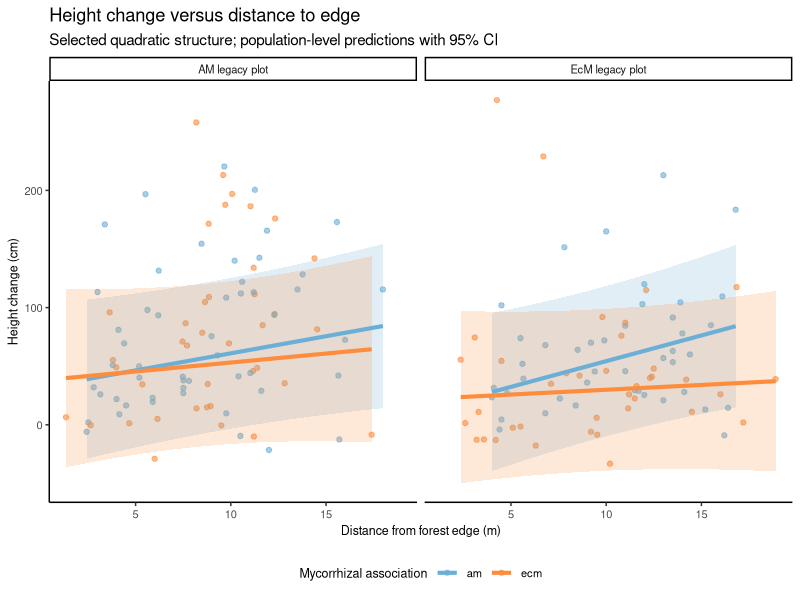
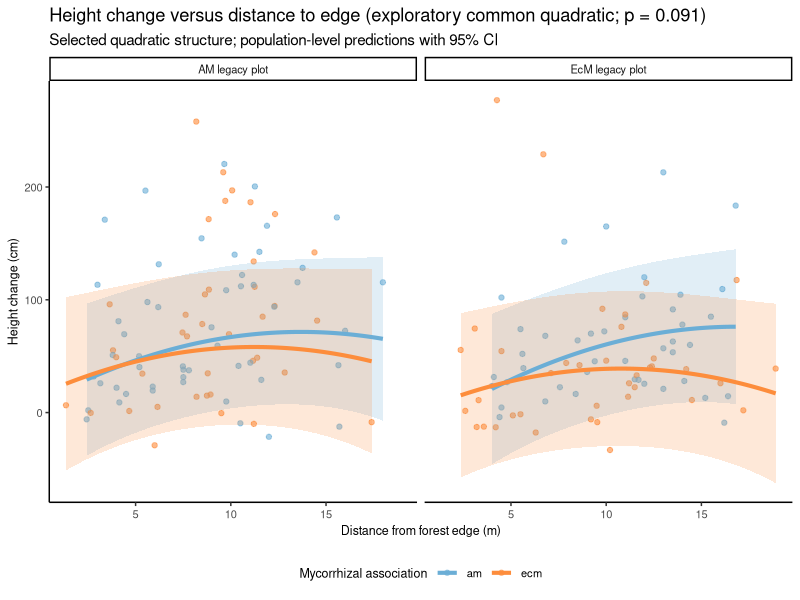
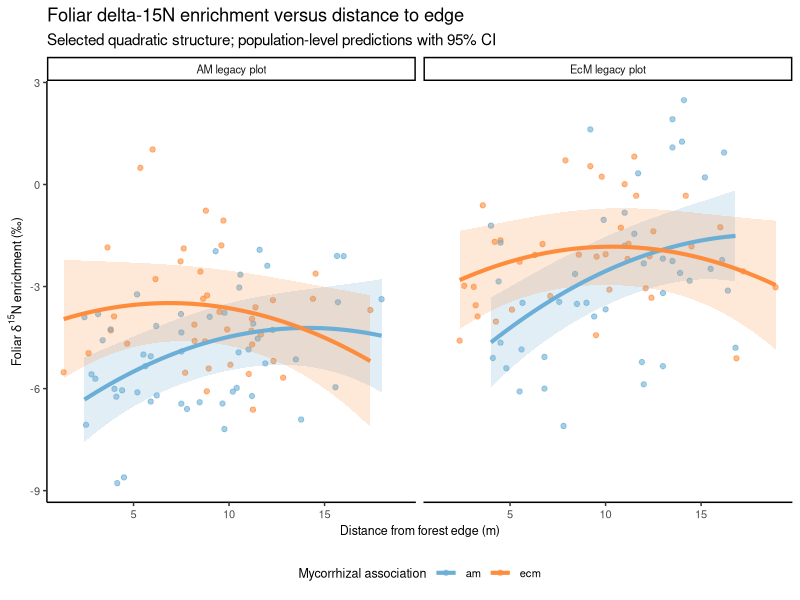
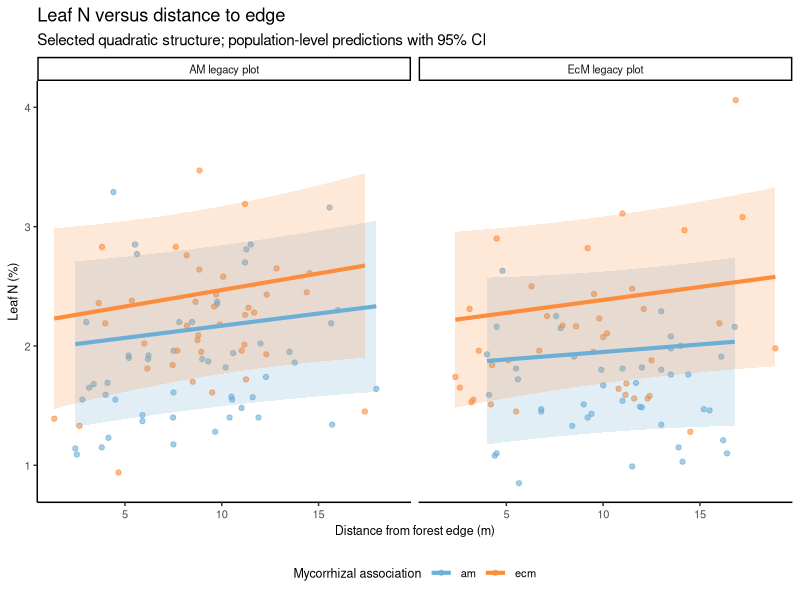

R code for these plots, in order:
# Quadratic extension of the focal distance-to-edge analyses in
# rscripts/05_final_figures.R
#
# Responses included:
#   1. Height change
#   2. Foliar delta-15N enrichment
#   3. Leaf percent N
#
# The original script is not modified. This version:
#   * removes exact duplicate 2023 records;
#   * centers distance before calculating distance squared;
#   * preserves the original linear distance x myc type x legacy interaction;
#   * begins with four myc-type x legacy-specific quadratic responses;
#   * simplifies only the quadratic component using nested ML tests;
#   * preserves condition as a random intercept where it occurred originally;
#   * refits the selected model using REML for final inference and figures.

library(tidyverse)
library(lme4)
library(lmerTest)
library(RColorBrewer)

alpha_quadratic <- 0.05
output_dir <- "outplut/quadratic_final_figures"
figure_dir <- file.path(output_dir, "figures")
dir.create(figure_dir, recursive = TRUE, showWarnings = FALSE)

# Data --------------------------------------------------------------------

myc_alldata <-
  read_csv("outplut/alldata_03262026.csv", show_col_types = FALSE) %>%
  distinct() %>%
  mutate(
    site_unit = factor(site_unit),
    species = factor(species),
    condition = factor(condition)
  )

myc_2023 <-
  myc_alldata %>%
  filter(year == "2023") %>%
  filter(
    !is.na(distance_to_edge_m),
    !is.na(myc_type),
    !is.na(mycorrhizal_legacy)
  ) %>%
  droplevels() %>%
  mutate(
    myc_type = factor(myc_type, levels = c("am", "ecm")),
    mycorrhizal_legacy = factor(mycorrhizal_legacy, levels = c("am", "ecm")),
    dist_center = mean(distance_to_edge_m, na.rm = TRUE),
    dist_c = distance_to_edge_m - dist_center,
    dist_c2 = dist_c^2
  )

# Theme -------------------------------------------------------------------

blues <- RColorBrewer::brewer.pal(9, "Blues")
oranges <- RColorBrewer::brewer.pal(9, "Oranges")
myc_association_colors <- c("am" = blues[5], "ecm" = oranges[5])

my_theme <- function() {
  theme_classic() +
    theme(
      axis.text = element_text(size = 8),
      axis.title = element_text(size = 9),
      legend.text = element_text(size = 8),
      legend.title = element_text(size = 9),
      strip.text = element_text(size = 8),
      legend.position = "bottom"
    )
}

# Candidate quadratic structures -----------------------------------------
#
# The linear portion remains identical in every candidate:
#   dist_c * myc_type * mycorrhizal_legacy
#
# Only the quadratic portion is simplified:
#   full       = curvature differs by myc type AND legacy (four curves)
#   by_myc     = curvature differs only by myc type
#   by_legacy  = curvature differs only by legacy
#   common     = one common curvature for all groups
#   none       = no quadratic curvature (original linear structure)

quadratic_terms <- c(
  full = "dist_c2 * myc_type * mycorrhizal_legacy",
  by_myc = "dist_c2 * myc_type",
  by_legacy = "dist_c2 * mycorrhizal_legacy",
  common = "dist_c2",
  none = ""
)

build_formula <- function(response, covariates, random_effects, quadratic_structure) {
  fixed_terms <- c(
    covariates,
    "dist_c * myc_type * mycorrhizal_legacy",
    quadratic_terms[[quadratic_structure]]
  )
  fixed_terms <- fixed_terms[nzchar(fixed_terms)]
  as.formula(paste(
    response, "~", paste(c(fixed_terms, random_effects), collapse = " + ")
  ))
}

fit_candidate_set <- function(response, covariates, random_effects, data) {
  lapply(names(quadratic_terms), function(structure) {
    lmer(
      build_formula(response, covariates, random_effects, structure),
      data = data,
      REML = FALSE,
      control = lmerControl(optimizer = "bobyqa", optCtrl = list(maxfun = 2e5))
    )
  }) %>%
    setNames(names(quadratic_terms))
}

lrt_row <- function(response, larger_name, smaller_name, larger, smaller) {
  test <- as.data.frame(anova(smaller, larger, refit = FALSE))
  p_column <- grep("^Pr\\(", names(test), value = TRUE)[1]
  chisq_column <- grep("Chisq", names(test), value = TRUE)[1]
  df_difference <- attr(logLik(larger), "df") - attr(logLik(smaller), "df")
  data.frame(
    response = response,
    larger_model = larger_name,
    smaller_model = smaller_name,
    chisq = test[[chisq_column]][2],
    df = df_difference,
    p_value = test[[p_column]][2],
    AIC_larger = AIC(larger),
    AIC_smaller = AIC(smaller)
  )
}

select_quadratic_structure <- function(response, candidates, alpha = 0.05) {
  tests <- bind_rows(
    lrt_row(response, "full", "by_myc", candidates$full, candidates$by_myc),
    lrt_row(response, "full", "by_legacy", candidates$full, candidates$by_legacy)
  )

  # If either reduced model is not significantly worse than the full model,
  # retain the reduced option with the lower AIC. If both are significantly
  # worse, retain four group-specific quadratic curves.
  eligible_first <- tests %>% filter(p_value >= alpha)
  if (nrow(eligible_first) == 0) {
    return(list(selected = "full", tests = tests))
  }

  current <- eligible_first %>%
    arrange(AIC_smaller) %>%
    slice(1) %>%
    pull(smaller_model)

  # Test whether the retained two-level curvature can be reduced to a common
  # quadratic term.
  common_test <- lrt_row(
    response, current, "common", candidates[[current]], candidates$common
  )
  tests <- bind_rows(tests, common_test)

  if (common_test$p_value >= alpha) {
    current <- "common"

    # Finally test whether any quadratic term is needed.
    none_test <- lrt_row(
      response, "common", "none", candidates$common, candidates$none
    )
    tests <- bind_rows(tests, none_test)
    if (none_test$p_value >= alpha) current <- "none"
  }

  list(selected = current, tests = tests)
}

# Prediction helpers ------------------------------------------------------

group_prediction_grid <- function(data, response, length_out = 150) {
  data %>%
    filter(!is.na(.data[[response]])) %>%
    group_by(myc_type, mycorrhizal_legacy) %>%
    summarise(
      distance_to_edge_m = list(seq(
        min(distance_to_edge_m), max(distance_to_edge_m), length.out = length_out
      )),
      .groups = "drop"
    ) %>%
    unnest(distance_to_edge_m) %>%
    mutate(
      dist_center = unique(data$dist_center),
      dist_c = distance_to_edge_m - dist_center,
      dist_c2 = dist_c^2
    )
}

add_reference_values <- function(grid, model_data, covariates, random_variables) {
  for (v in covariates) {
    if (!v %in% names(grid)) grid[[v]] <- mean(model_data[[v]], na.rm = TRUE)
  }
  for (v in random_variables) {
    if (!v %in% names(grid)) {
      grid[[v]] <- factor(levels(model_data[[v]])[1], levels = levels(model_data[[v]]))
    }
  }
  grid
}

add_fixed_predictions <- function(grid, model) {
  fixed_formula <- delete.response(terms(lme4::nobars(formula(model))))
  x <- model.matrix(fixed_formula, data = grid)
  beta <- fixef(model)
  x <- x[, names(beta), drop = FALSE]
  fit <- as.numeric(x %*% beta)
  se <- sqrt(diag(x %*% vcov(model) %*% t(x)))
  grid %>% mutate(fit = fit, se = se, lower = fit - 1.96 * se, upper = fit + 1.96 * se)
}

quadratic_plot <- function(raw_data, predictions, response, y_label, title) {
  ggplot() +
    geom_point(
      data = raw_data,
      aes(x = distance_to_edge_m, y = .data[[response]], color = myc_type),
      alpha = 0.6
    ) +
    geom_ribbon(
      data = predictions,
      aes(
        x = distance_to_edge_m, ymin = lower, ymax = upper,
        fill = myc_type, group = interaction(myc_type, mycorrhizal_legacy)
      ),
      alpha = 0.2
    ) +
    geom_line(
      data = predictions,
      aes(x = distance_to_edge_m, y = fit, color = myc_type),
      linewidth = 1.4
    ) +
    facet_wrap(
      ~mycorrhizal_legacy,
      labeller = as_labeller(c(am = "AM legacy plot", ecm = "EcM legacy plot"))
    ) +
    scale_color_manual(values = myc_association_colors, name = "Mycorrhizal association") +
    scale_fill_manual(values = myc_association_colors, guide = "none") +
    labs(
      x = "Distance from forest edge (m)", y = y_label, title = title,
      subtitle = "Selected quadratic structure; population-level predictions with 95% CI"
    ) +
    my_theme()
}

# Response specifications -------------------------------------------------

response_specs <- list(
  height_change = list(
    y_label = "Height change (cm)",
    title = "Height change versus distance to edge",
    covariates = c(
      "leaf_percent_n", "leaf_percent_n:myc_type",
      "foliar_15n_enrichment", "foliar_15n_enrichment:myc_type"
    ),
    prediction_covariates = c("leaf_percent_n", "foliar_15n_enrichment"),
    random_effects = c("(1 | condition)", "(1 | site_unit)", "(1 | species)"),
    random_variables = c("condition", "site_unit", "species")
  ),
  foliar_15n_enrichment = list(
    y_label = expression(paste("Foliar ", delta^{15}, "N enrichment (\u2030)")),
    title = "Foliar delta-15N enrichment versus distance to edge",
    covariates = "leaf_percent_n",
    prediction_covariates = "leaf_percent_n",
    random_effects = c("(1 | site_unit)", "(1 | species)"),
    random_variables = c("site_unit", "species")
  ),
  leaf_percent_n = list(
    y_label = "Leaf N (%)",
    title = "Leaf N versus distance to edge",
    covariates = character(0),
    prediction_covariates = character(0),
    random_effects = c("(1 | condition)", "(1 | site_unit)", "(1 | species)"),
    random_variables = c("condition", "site_unit", "species")
  )
)

# Fit, select, refit, predict, and export ---------------------------------

all_selection_tests <- list()
all_model_comparisons <- list()
all_fixed_effects <- list()
selected_structures <- list()

for (response in names(response_specs)) {
  spec <- response_specs[[response]]

  variables_needed <- unique(c(
    response,
    "distance_to_edge_m", "dist_c", "dist_c2",
    "myc_type", "mycorrhizal_legacy",
    spec$prediction_covariates,
    spec$random_variables
  ))
  model_data <- myc_2023 %>%
    filter(if_all(all_of(variables_needed), ~ !is.na(.x))) %>%
    droplevels()

  candidates <- fit_candidate_set(
    response, spec$covariates, spec$random_effects, model_data
  )
  selection <- select_quadratic_structure(
    response, candidates, alpha = alpha_quadratic
  )
  selected_structures[[response]] <- selection$selected
  all_selection_tests[[response]] <- selection$tests

  all_model_comparisons[[response]] <- tibble(
    response = response,
    quadratic_structure = names(candidates),
    n = nrow(model_data),
    AIC = map_dbl(candidates, AIC),
    BIC = map_dbl(candidates, BIC),
    logLik = map_dbl(candidates, ~ as.numeric(logLik(.x))),
    selected = names(candidates) == selection$selected
  )

  selected_formula <- build_formula(
    response, spec$covariates, spec$random_effects, selection$selected
  )
  final_model <- lmer(
    selected_formula,
    data = model_data,
    REML = TRUE,
    control = lmerControl(optimizer = "bobyqa", optCtrl = list(maxfun = 2e5))
  )

  fixed <- as.data.frame(coef(summary(final_model)))
  fixed$term <- rownames(fixed)
  rownames(fixed) <- NULL
  fixed$response <- response
  fixed$selected_quadratic_structure <- selection$selected
  all_fixed_effects[[response]] <- fixed

  prediction_grid <- group_prediction_grid(model_data, response) %>%
    add_reference_values(
      model_data,
      spec$prediction_covariates,
      spec$random_variables
    ) %>%
    add_fixed_predictions(final_model)

  figure <- quadratic_plot(
    model_data, prediction_grid, response,
    spec$y_label, spec$title
  )

  ggsave(
    file.path(figure_dir, paste0(response, "_selected_quadratic.png")),
    figure, width = 8, height = 6, dpi = 300, bg = "white"
  )

  # Retain an explicitly labelled exploratory height figure for the common
  # quadratic model (linear-vs-common-quadratic ML test p = 0.091). This does
  # not change the automatically selected final height model above.
  if (response == "height_change") {
    exploratory_height_model <- lmer(
      build_formula(
        response, spec$covariates, spec$random_effects,
        quadratic_structure = "common"
      ),
      data = model_data,
      REML = TRUE,
      control = lmerControl(optimizer = "bobyqa", optCtrl = list(maxfun = 2e5))
    )
    exploratory_height_predictions <- group_prediction_grid(model_data, response) %>%
      add_reference_values(
        model_data,
        spec$prediction_covariates,
        spec$random_variables
      ) %>%
      add_fixed_predictions(exploratory_height_model)
    exploratory_height_figure <- quadratic_plot(
      model_data,
      exploratory_height_predictions,
      response,
      spec$y_label,
      "Height change versus distance to edge (exploratory common quadratic; p = 0.091)"
    )
    ggsave(
      file.path(figure_dir, "height_change_common_quadratic_p_0.091.png"),
      exploratory_height_figure,
      width = 8, height = 6, dpi = 300, bg = "white"
    )
    write_csv(
      exploratory_height_predictions,
      file.path(output_dir, "height_change_common_quadratic_p_0.091_prediction_grid.csv")
    )
  }
  write_csv(
    prediction_grid,
    file.path(output_dir, paste0(response, "_selected_prediction_grid.csv"))
  )
  capture.output(
    summary(final_model),
    file = file.path(output_dir, paste0(response, "_selected_model_summary.txt"))
  )
}

write_csv(bind_rows(all_selection_tests), file.path(output_dir, "quadratic_structure_tests.csv"))
write_csv(bind_rows(all_model_comparisons), file.path(output_dir, "quadratic_candidate_comparisons.csv"))
write_csv(bind_rows(all_fixed_effects), file.path(output_dir, "selected_model_fixed_effects.csv"))
write_csv(
  enframe(unlist(selected_structures), name = "response", value = "selected_quadratic_structure"),
  file.path(output_dir, "selected_quadratic_structures.csv")
)

cat("\nSelected quadratic structures:\n")
print(unlist(selected_structures))
cat("\nNested likelihood-ratio tests:\n")
print(bind_rows(all_selection_tests))
